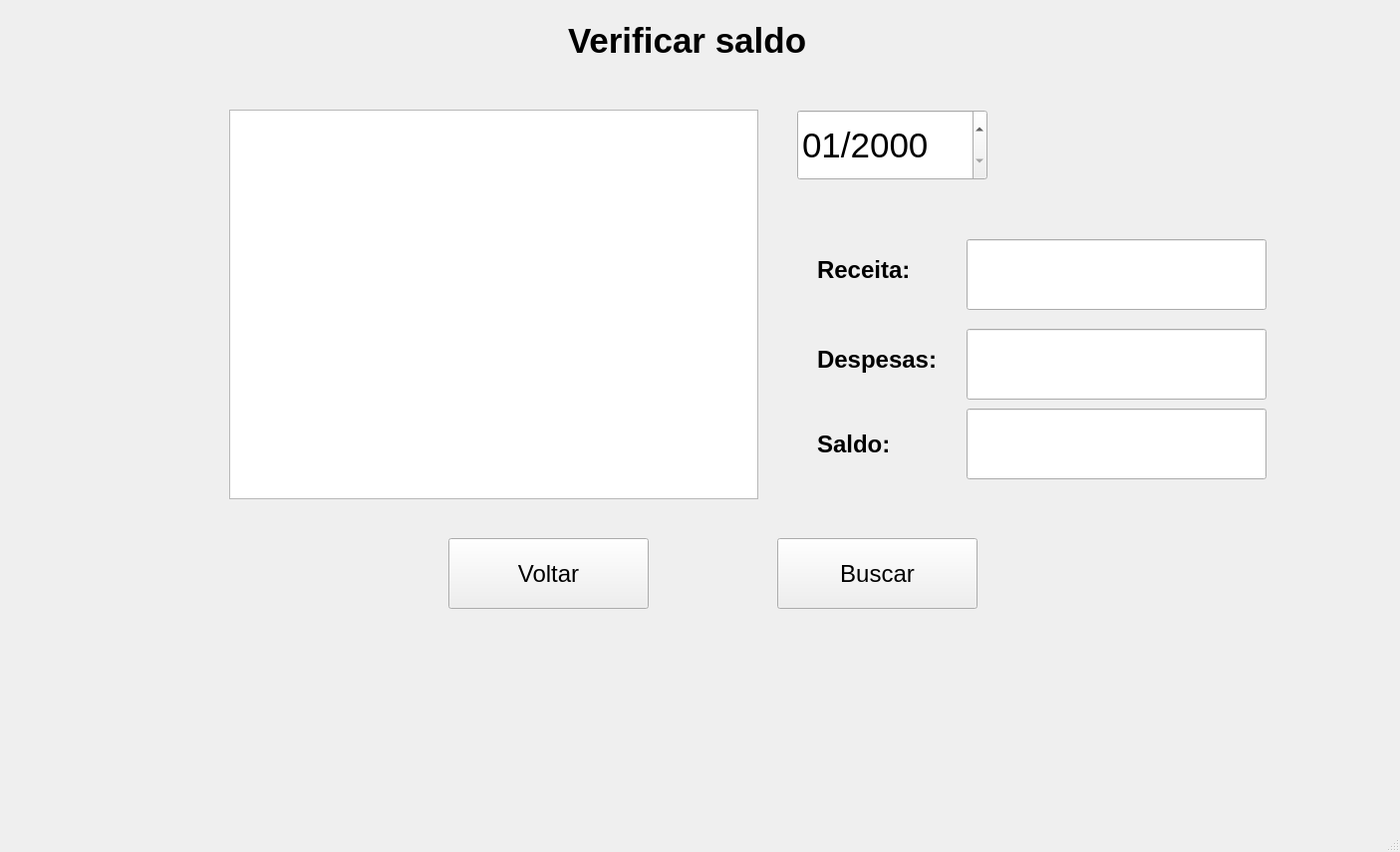
<?xml version="1.0" encoding="UTF-8"?>
<ui version="4.0">
 <class>TelaSaldo</class>
 <widget class="QMainWindow" name="TelaSaldo">
  <property name="geometry">
   <rect>
    <x>0</x>
    <y>0</y>
    <width>1405</width>
    <height>855</height>
   </rect>
  </property>
  <property name="windowTitle">
   <string>MainWindow</string>
  </property>
  <widget class="QWidget" name="centralwidget">
   <widget class="QLabel" name="labelCadastro">
    <property name="geometry">
     <rect>
      <x>570</x>
      <y>0</y>
      <width>311</width>
      <height>81</height>
     </rect>
    </property>
    <property name="font">
     <font>
      <pointsize>26</pointsize>
      <weight>75</weight>
      <bold>true</bold>
     </font>
    </property>
    <property name="text">
     <string>Verificar saldo</string>
    </property>
   </widget>
   <widget class="QLabel" name="labelNome">
    <property name="geometry">
     <rect>
      <x>820</x>
      <y>240</y>
      <width>111</width>
      <height>61</height>
     </rect>
    </property>
    <property name="font">
     <font>
      <pointsize>18</pointsize>
      <weight>75</weight>
      <bold>true</bold>
     </font>
    </property>
    <property name="text">
     <string>Receita:</string>
    </property>
   </widget>
   <widget class="QLabel" name="labelNome_2">
    <property name="geometry">
     <rect>
      <x>820</x>
      <y>420</y>
      <width>81</width>
      <height>51</height>
     </rect>
    </property>
    <property name="font">
     <font>
      <pointsize>18</pointsize>
      <weight>75</weight>
      <bold>true</bold>
     </font>
    </property>
    <property name="text">
     <string>Saldo:</string>
    </property>
   </widget>
   <widget class="QLabel" name="labelNome_3">
    <property name="geometry">
     <rect>
      <x>820</x>
      <y>330</y>
      <width>131</width>
      <height>61</height>
     </rect>
    </property>
    <property name="font">
     <font>
      <pointsize>18</pointsize>
      <weight>75</weight>
      <bold>true</bold>
     </font>
    </property>
    <property name="text">
     <string>Despesas:</string>
    </property>
   </widget>
   <widget class="QPushButton" name="btnBuscar">
    <property name="geometry">
     <rect>
      <x>780</x>
      <y>540</y>
      <width>201</width>
      <height>71</height>
     </rect>
    </property>
    <property name="font">
     <font>
      <pointsize>18</pointsize>
     </font>
    </property>
    <property name="text">
     <string>Buscar</string>
    </property>
   </widget>
   <widget class="QPushButton" name="btnVoltar">
    <property name="geometry">
     <rect>
      <x>450</x>
      <y>540</y>
      <width>201</width>
      <height>71</height>
     </rect>
    </property>
    <property name="font">
     <font>
      <pointsize>18</pointsize>
     </font>
    </property>
    <property name="text">
     <string>Voltar</string>
    </property>
   </widget>
   <widget class="QLineEdit" name="lineEditSaldo">
    <property name="geometry">
     <rect>
      <x>970</x>
      <y>410</y>
      <width>301</width>
      <height>71</height>
     </rect>
    </property>
    <property name="font">
     <font>
      <pointsize>30</pointsize>
     </font>
    </property>
    <property name="readOnly">
     <bool>true</bool>
    </property>
   </widget>
   <widget class="QLineEdit" name="lineEditDespesas">
    <property name="geometry">
     <rect>
      <x>970</x>
      <y>330</y>
      <width>301</width>
      <height>71</height>
     </rect>
    </property>
    <property name="font">
     <font>
      <pointsize>30</pointsize>
     </font>
    </property>
    <property name="text">
     <string/>
    </property>
    <property name="readOnly">
     <bool>true</bool>
    </property>
   </widget>
   <widget class="QLineEdit" name="lineEditReceita">
    <property name="geometry">
     <rect>
      <x>970</x>
      <y>240</y>
      <width>301</width>
      <height>71</height>
     </rect>
    </property>
    <property name="font">
     <font>
      <pointsize>30</pointsize>
     </font>
    </property>
    <property name="text">
     <string/>
    </property>
    <property name="readOnly">
     <bool>true</bool>
    </property>
   </widget>
   <widget class="QTableView" name="tableView">
    <property name="geometry">
     <rect>
      <x>230</x>
      <y>110</y>
      <width>531</width>
      <height>391</height>
     </rect>
    </property>
   </widget>
   <widget class="QDateEdit" name="dateEdit">
    <property name="geometry">
     <rect>
      <x>800</x>
      <y>110</y>
      <width>191</width>
      <height>71</height>
     </rect>
    </property>
    <property name="font">
     <font>
      <pointsize>26</pointsize>
     </font>
    </property>
    <property name="readOnly">
     <bool>false</bool>
    </property>
    <property name="buttonSymbols">
     <enum>QAbstractSpinBox::UpDownArrows</enum>
    </property>
    <property name="displayFormat">
     <string>MM/yyyy</string>
    </property>
    <property name="calendarPopup">
     <bool>false</bool>
    </property>
   </widget>
  </widget>
  <widget class="QMenuBar" name="menubar">
   <property name="geometry">
    <rect>
     <x>0</x>
     <y>0</y>
     <width>1405</width>
     <height>22</height>
    </rect>
   </property>
  </widget>
  <widget class="QStatusBar" name="statusbar"/>
 </widget>
 <resources/>
 <connections/>
</ui>
